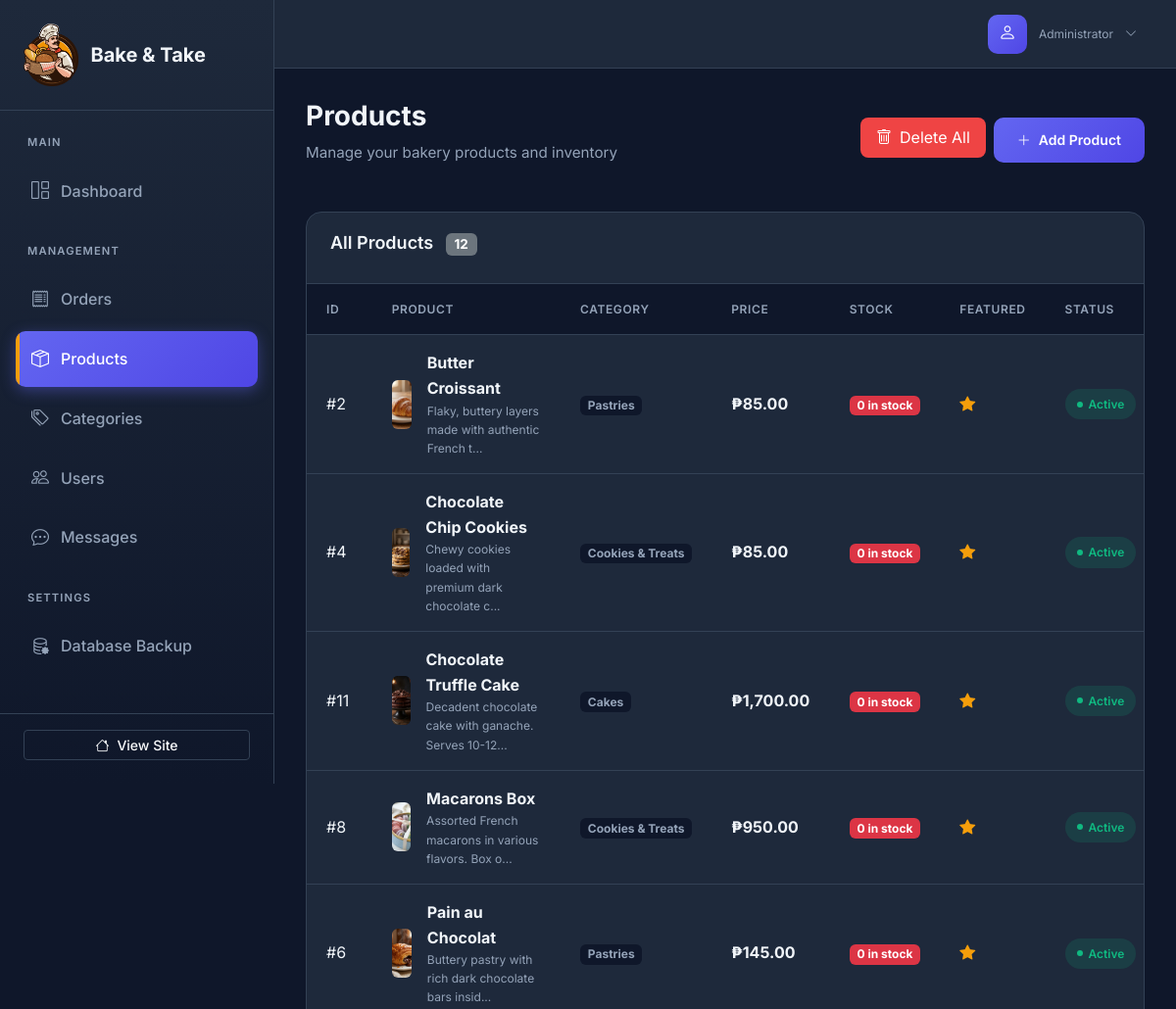
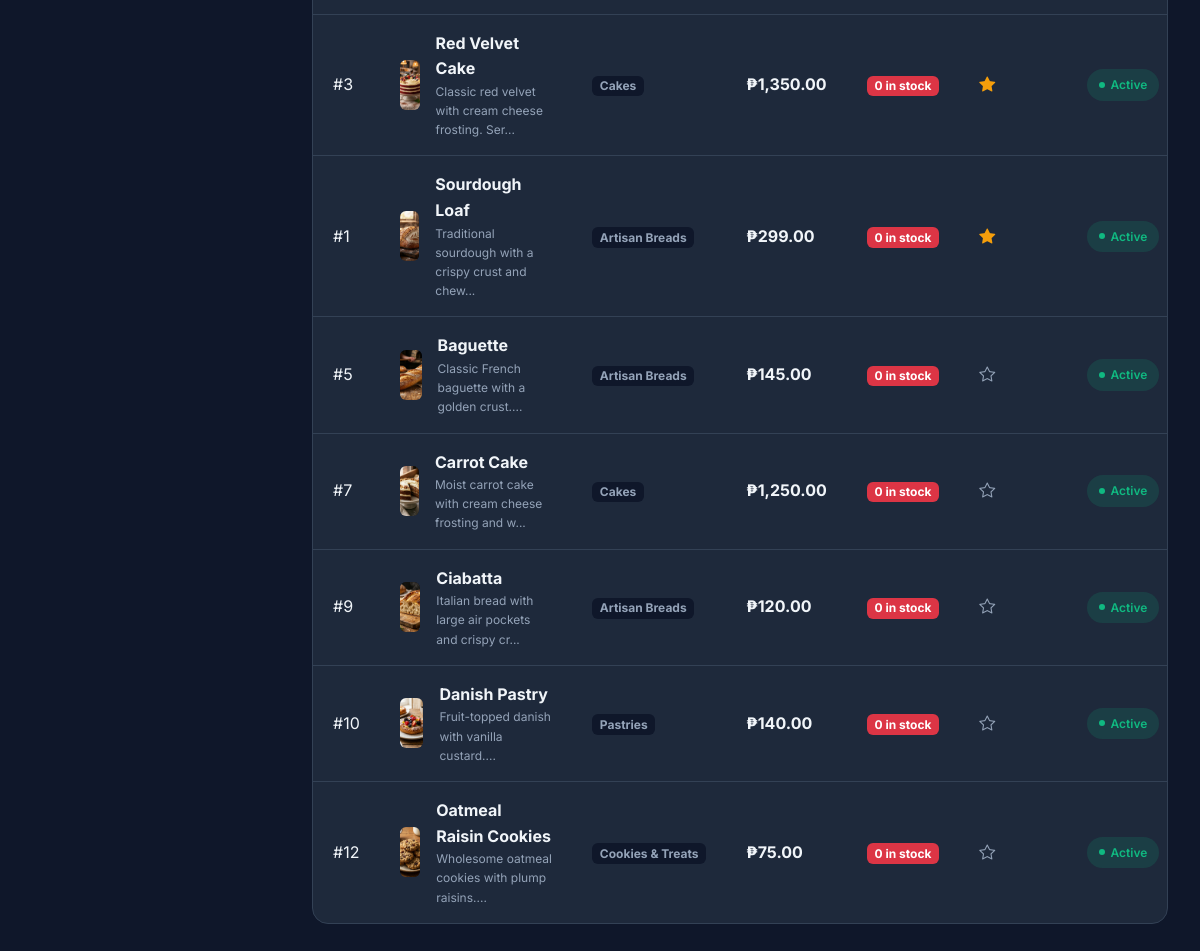
Page /admin/index.php?page=products (signed in) on the committed database (2 pictures, top to bottom).
### tables this page shows
CREATE TABLE IF NOT EXISTS products (
    product_id INT AUTO_INCREMENT PRIMARY KEY,
    category_id INT,
    name VARCHAR(200) NOT NULL,
    slug VARCHAR(200) NOT NULL UNIQUE,
    description TEXT,
    price DECIMAL(10, 2) NOT NULL,
    image VARCHAR(255),
    stock INT DEFAULT 0,
    featured BOOLEAN DEFAULT FALSE,
    active BOOLEAN DEFAULT TRUE,
    created_at TIMESTAMP DEFAULT CURRENT_TIMESTAMP,
    updated_at TIMESTAMP DEFAULT CURRENT_TIMESTAMP ON UPDATE CURRENT_TIMESTAMP,
    FOREIGN KEY (category_id) REFERENCES categories(category_id) ON DELETE SET NULL
);

CREATE TABLE IF NOT EXISTS categories (
    category_id INT AUTO_INCREMENT PRIMARY KEY,
    name VARCHAR(100) NOT NULL,
    slug VARCHAR(100) NOT NULL UNIQUE,
    icon VARCHAR(50),
    created_at TIMESTAMP DEFAULT CURRENT_TIMESTAMP
);

### includes/functions.php (called while the page is built, shortened)
<?php
function sanitize($input) {
    return htmlspecialchars(trim($input ?? ''), ENT_QUOTES, 'UTF-8');
}
function formatPrice($price) {
    return '₱' . number_format($price, 2);
}
function getAllProducts() {
    global $conn, $PRODUCTS;
    if ($conn) {
        $query = "
            SELECT p.*, c.slug as category
            FROM products p
            LEFT JOIN categories c ON p.category_id = c.category_id
            WHERE p.active = 1
            ORDER BY p.featured DESC, p.name ASC
        ";
        $result = mysqli_query($conn, $query);
        if ($result) {
            $products = [];
            while ($row = mysqli_fetch_assoc($result)) {
                $row['featured'] = (bool) $row['featured'];
                $products[] = $row;
            }
            return $products;
        }
    }
    return $PRODUCTS;
}
function getCategoryName($slug) {
    global $conn, $CATEGORIES;
    if ($conn && $slug !== null) {
        $slug = mysqli_real_escape_string($conn, (string)$slug);
        $result = mysqli_query($conn, "SELECT name FROM categories WHERE slug = '$slug'");
        if ($result && $category = mysqli_fetch_assoc($result)) {
            return $category['name'];
        }
    }
    return isset($CATEGORIES[$slug]) ? $CATEGORIES[$slug]['name'] : 'All Products';
}
function getProductImage($image) {
    return "assets/images/products/{$image}";
}
?>

### admin/pages/products.php (the view, shortened to what this page needs)
<?php
$products = getAllProducts();
?>
<div class="page-header d-flex justify-content-between align-items-center">
    <div>
        <h1 class="page-title">Products</h1>
        <p class="page-subtitle">Manage your bakery products and inventory</p>
    </div>
    <div class="d-flex gap-2">
        <form action="includes/delete_all.php" method="POST" onsubmit="return confirm('WARNING: Are you sure you want to delete ALL products? This might affect existing orders.');">
            <button type="submit" class="btn-admin-danger" style="background: var(--admin-danger); color: white; padding: 0.5rem 1rem; border-radius: 8px; border: none; cursor: pointer;">
                <i class="bi bi-trash me-2"></i>Delete All
            </button>
        </form>
        <button class="btn-admin-primary" data-bs-toggle="modal" data-bs-target="#addProductModal">
            <i class="bi bi-plus-lg"></i> Add Product
        </button>
    </div>
</div>
<div class="admin-card">
    <div class="admin-card-header">
        <h3 class="admin-card-title">
            All Products
            <span class="badge bg-secondary ms-2"><?php echo count($products); ?></span>
        </h3>
    </div>
    <div class="admin-card-body p-0">
        <?php if (empty($products)): ?>
        <div class="empty-state">
            <i class="bi bi-box-seam"></i>
            <h3>No products yet</h3>
            <p>Start by adding your first product.</p>
            <button class="btn-admin-primary" data-bs-toggle="modal" data-bs-target="#addProductModal">
                <i class="bi bi-plus-lg"></i> Add Product
            </button>
        </div>
        <?php else: ?>
        <div class="table-responsive">
            <table class="admin-table">
                <thead>
                    <tr>
                        <th style="width: 50px;">ID</th>
                        <th>Product</th>
                        <th>Category</th>
                        <th>Price</th>
                        <th>Stock</th>
                        <th>Featured</th>
                        <th>Status</th>
                    </tr>
                </thead>
                <tbody>
                    <?php foreach ($products as $product): ?>
                    <tr>
                        <td>#<?php echo $product['product_id']; ?></td>
                        <td>
                            <div class="d-flex align-items-center gap-3">
                                <div style="width: 50px; height: 50px; background: var(--admin-dark); border-radius: var(--radius-sm); display: flex; align-items: center; justify-content: center; overflow: hidden;">
                                    <?php if ($product['image']): ?>
                                    <img src="../<?php echo getProductImage($product['image']); ?>"
                                         alt="<?php echo sanitize($product['name']); ?>"
                                         style="width: 100%; height: 100%; object-fit: cover;">
                                    <?php else: ?>
                                    <i class="bi bi-image" style="color: var(--admin-text-muted);"></i>
                                    <?php endif; ?>
                                </div>
                                <div>
                                    <strong><?php echo sanitize($product['name']); ?></strong>
                                    <div style="font-size: 0.75rem; color: var(--admin-text-muted);">
                                        <?php echo sanitize(substr($product['description'], 0, 50)); ?>...
                                    </div>
                                </div>
                            </div>
                        </td>
                        <td>
                            <span class="badge" style="background: var(--admin-dark); color: var(--admin-text-muted);">
                                <?php echo getCategoryName($product['category']); ?>
                            </span>
                        </td>
                        <td><strong><?php echo formatPrice($product['price']); ?></strong></td>
                        <td>
                            <span class="badge <?php echo ($product['stock'] ?? 0) > 0 ? 'bg-success' : 'bg-danger'; ?>">
                                <?php echo $product['stock'] ?? 0; ?> in stock
                            </span>
                        </td>
                        <td>
                            <?php if ($product['featured']): ?>
                            <i class="bi bi-star-fill" style="color: var(--admin-accent);"></i>
                            <?php else: ?>
                            <i class="bi bi-star" style="color: var(--admin-text-muted);"></i>
                            <?php endif; ?>
                        </td>
                        <td>
                            <span class="status-badge <?php echo (isset($product['active']) && $product['active']) || !isset($product['active']) ? 'ready' : 'cancelled'; ?>">
                                <?php echo (isset($product['active']) && $product['active']) || !isset($product['active']) ? 'Active' : 'Inactive'; ?>
                            </span>
                        </td>
                    </tr>
                    <?php endforeach; ?>
                </tbody>
            </table>
        </div>
        <?php endif; ?>
    </div>
</div>

### admin/assets/css/admin.css (style rules this page uses)
:root { --admin-primary: #6366f1; --admin-primary-dark: #4f46e5; --admin-primary-light: #818cf8; --admin-accent: #f59e0b; --admin-success: #10b981; --admin-warning: #f59e0b; --admin-danger: #ef4444; --admin-info: #3b82f6; --admin-dark: #0f172a; --admin-dark-secondary: #1e293b; --admin-dark-tertiary: #334155; --admin-light: #f8fafc; --admin-light-secondary: #e2e8f0; --admin-light-tertiary: #cbd5e1; --admin-text: #f1f5f9; --admin-text-muted: #94a3b8; --admin-text-dark: #1e293b; --sidebar-width: 280px; --header-height: 70px; --shadow-sm: 0 1px 2px 0 rgb(0 0 0 / 0.05); --shadow-md: 0 4px 6px -1px rgb(0 0 0 / 0.1), 0 2px 4px -2px rgb(0 0 0 / 0.1); --shadow-lg: 0 10px 15px -3px rgb(0 0 0 / 0.1), 0 4px 6px -4px rgb(0 0 0 / 0.1); --shadow-xl: 0 20px 25px -5px rgb(0 0 0 / 0.1), 0 8px 10px -6px rgb(0 0 0 / 0.1); --radius-sm: 6px; --radius-md: 10px; --radius-lg: 16px; --radius-xl: 24px; --transition-fast: 150ms ease; --transition-normal: 250ms ease; --transition-slow: 350ms ease; }
*, *::before, *::after { margin: 0; padding: 0; box-sizing: border-box; }
html { scroll-behavior: smooth; }
body { font-family: 'Inter', -apple-system, BlinkMacSystemFont, 'Segoe UI', Roboto, sans-serif; background: var(--admin-dark); color: var(--admin-text); line-height: 1.6; min-height: 100vh; overflow-x: hidden; }
.page-header { margin-bottom: 2rem; }
.page-title { font-size: 1.75rem; font-weight: 700; color: var(--admin-text); margin-bottom: 0.5rem; }
.page-subtitle { color: var(--admin-text-muted); font-size: 0.95rem; }
.admin-card { background: var(--admin-dark-secondary); border: 1px solid var(--admin-dark-tertiary); border-radius: var(--radius-lg); overflow: hidden; }
.admin-card-header { padding: 1.25rem 1.5rem; border-bottom: 1px solid var(--admin-dark-tertiary); display: flex; align-items: center; justify-content: space-between; }
.admin-card-title { font-size: 1.125rem; font-weight: 600; color: var(--admin-text); }
.admin-card-body { padding: 1.5rem; }
.admin-table { width: 100%; border-collapse: separate; border-spacing: 0; }
.admin-table thead th { background: var(--admin-dark); color: var(--admin-text-muted); font-size: 0.75rem; font-weight: 600; text-transform: uppercase; letter-spacing: 0.05em; padding: 1rem 1.25rem; text-align: left; border-bottom: 1px solid var(--admin-dark-tertiary); }
.admin-table tbody td { padding: 1rem 1.25rem; color: var(--admin-text); border-bottom: 1px solid var(--admin-dark-tertiary); vertical-align: middle; }
.admin-table tbody tr { transition: background var(--transition-fast); }
.admin-table tbody tr:last-child td { border-bottom: none; }
.status-badge { display: inline-flex; align-items: center; gap: 0.375rem; padding: 0.375rem 0.75rem; border-radius: var(--radius-xl); font-size: 0.75rem; font-weight: 600; text-transform: capitalize; }
.status-badge::before { content: ''; width: 6px; height: 6px; border-radius: 50%; background: currentColor; }
.status-badge.ready { background: rgba(16, 185, 129, 0.15); color: var(--admin-success); }
.btn-admin-primary { background: linear-gradient(135deg, var(--admin-primary) 0%, var(--admin-primary-dark) 100%); border: none; color: white; padding: 0.75rem 1.5rem; border-radius: var(--radius-md); font-weight: 600; font-size: 0.875rem; cursor: pointer; transition: all var(--transition-fast); display: inline-flex; align-items: center; gap: 0.5rem; }
.stat-card, .admin-card { animation: fadeIn 0.3s ease forwards; }

### rows in the picture
products: product_id "2", image (picture), name "Butter Croissant", description "Flaky, buttery layers made with authentic French t", category.name "Pastries", price "₱85.00", stock "0", featured 1 (drawn), active "Active"
products: product_id "4", image (picture), name "Chocolate Chip Cookies", description "Chewy cookies loaded with premium dark chocolate c", category.name "Cookies & Treats", price "₱85.00", stock "0", featured 1 (drawn), active "Active"
products: product_id "11", image (picture), name "Chocolate Truffle Cake", description "Decadent chocolate cake with ganache. Serves 10-12", category.name "Cakes", price "₱1,700.00", stock "0", featured 1 (drawn), active "Active"
products: product_id "8", image (picture), name "Macarons Box", description "Assorted French macarons in various flavors. Box o", category.name "Cookies & Treats", price "₱950.00", stock "0", featured 1 (drawn), active "Active"
products: product_id "6", image (picture), name "Pain au Chocolat", description "Buttery pastry with rich dark chocolate bars insid", category.name "Pastries", price "₱145.00", stock "0", featured 1 (drawn), active "Active"
products: product_id "3", image (picture), name "Red Velvet Cake", description "Classic red velvet with cream cheese frosting. Ser", category.name "Cakes", price "₱1,350.00", stock "0", featured 1 (drawn), active "Active"
products: product_id "1", image (picture), name "Sourdough Loaf", description "Traditional sourdough with a crispy crust and chew", category.name "Artisan Breads", price "₱299.00", stock "0", featured 1 (drawn), active "Active"
products: product_id "5", image (picture), name "Baguette", description "Classic French baguette with a golden crust.", category.name "Artisan Breads", price "₱145.00", stock "0", featured 0 (drawn), active "Active"
products: product_id "7", image (picture), name "Carrot Cake", description "Moist carrot cake with cream cheese frosting and w", category.name "Cakes", price "₱1,250.00", stock "0", featured 0 (drawn), active "Active"
products: product_id "9", image (picture), name "Ciabatta", description "Italian bread with large air pockets and crispy cr", category.name "Artisan Breads", price "₱120.00", stock "0", featured 0 (drawn), active "Active"
products: product_id "10", image (picture), name "Danish Pastry", description "Fruit-topped danish with vanilla custard.", category.name "Pastries", price "₱140.00", stock "0", featured 0 (drawn), active "Active"
products: product_id "12", image (picture), name "Oatmeal Raisin Cookies", description "Wholesome oatmeal cookies with plump raisins.", category.name "Cookies & Treats", price "₱75.00", stock "0", featured 0 (drawn), active "Active"

### other values in the picture
count($products) "12"
